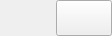
<?xml version="1.0" encoding="UTF-8"?>
<ui version="4.0">
 <class>DirectorySortMenu</class>
 <widget class="QWidget" name="DirectorySortMenu">
  <property name="geometry">
   <rect>
    <x>0</x>
    <y>0</y>
    <width>112</width>
    <height>36</height>
   </rect>
  </property>
  <property name="sizePolicy">
   <sizepolicy hsizetype="Preferred" vsizetype="Expanding">
    <horstretch>0</horstretch>
    <verstretch>0</verstretch>
   </sizepolicy>
  </property>
  <layout class="QHBoxLayout" name="horizontalLayout">
   <property name="spacing">
    <number>0</number>
   </property>
   <property name="leftMargin">
    <number>0</number>
   </property>
   <property name="topMargin">
    <number>0</number>
   </property>
   <property name="rightMargin">
    <number>0</number>
   </property>
   <property name="bottomMargin">
    <number>0</number>
   </property>
   <item>
    <widget class="QLabel" name="labelSort">
     <property name="sizePolicy">
      <sizepolicy hsizetype="Preferred" vsizetype="Expanding">
       <horstretch>0</horstretch>
       <verstretch>0</verstretch>
      </sizepolicy>
     </property>
     <property name="cursor">
      <cursorShape>PointingHandCursor</cursorShape>
     </property>
     <property name="text">
      <string/>
     </property>
    </widget>
   </item>
   <item>
    <widget class="QPushButton" name="pushButton">
     <property name="sizePolicy">
      <sizepolicy hsizetype="Minimum" vsizetype="Expanding">
       <horstretch>0</horstretch>
       <verstretch>0</verstretch>
      </sizepolicy>
     </property>
     <property name="cursor">
      <cursorShape>PointingHandCursor</cursorShape>
     </property>
    </widget>
   </item>
  </layout>
 </widget>
 <resources/>
 <connections/>
</ui>
